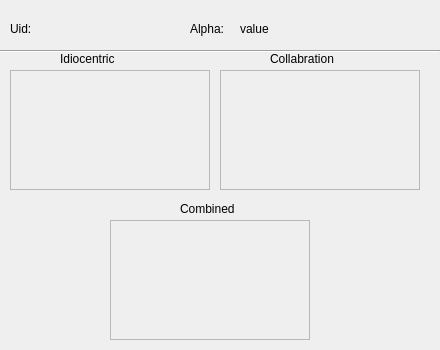
<?xml version="1.0" encoding="UTF-8"?>
<ui version="4.0">
 <class>displayy3</class>
 <widget class="QWidget" name="displayy3">
  <property name="geometry">
   <rect>
    <x>0</x>
    <y>0</y>
    <width>440</width>
    <height>350</height>
   </rect>
  </property>
  <property name="windowTitle">
   <string>Form</string>
  </property>
  <widget class="QLabel" name="label">
   <property name="geometry">
    <rect>
     <x>10</x>
     <y>20</y>
     <width>30</width>
     <height>17</height>
    </rect>
   </property>
   <property name="text">
    <string>Uid:</string>
   </property>
  </widget>
  <widget class="Line" name="line">
   <property name="geometry">
    <rect>
     <x>0</x>
     <y>50</y>
     <width>440</width>
     <height>3</height>
    </rect>
   </property>
   <property name="orientation">
    <enum>Qt::Horizontal</enum>
   </property>
  </widget>
  <widget class="QLabel" name="label_2">
   <property name="geometry">
    <rect>
     <x>190</x>
     <y>20</y>
     <width>50</width>
     <height>17</height>
    </rect>
   </property>
   <property name="text">
    <string>Alpha:</string>
   </property>
  </widget>
  <widget class="QLabel" name="alphavalue">
   <property name="geometry">
    <rect>
     <x>240</x>
     <y>20</y>
     <width>40</width>
     <height>17</height>
    </rect>
   </property>
   <property name="text">
    <string>value</string>
   </property>
  </widget>
  <widget class="QLabel" name="label_4">
   <property name="geometry">
    <rect>
     <x>60</x>
     <y>50</y>
     <width>80</width>
     <height>17</height>
    </rect>
   </property>
   <property name="text">
    <string>Idiocentric </string>
   </property>
  </widget>
  <widget class="QScrollArea" name="scrollArea">
   <property name="geometry">
    <rect>
     <x>10</x>
     <y>70</y>
     <width>200</width>
     <height>120</height>
    </rect>
   </property>
   <property name="widgetResizable">
    <bool>true</bool>
   </property>
   <widget class="QWidget" name="scrollAreaWidgetContents">
    <property name="geometry">
     <rect>
      <x>0</x>
      <y>0</y>
      <width>198</width>
      <height>118</height>
     </rect>
    </property>
   </widget>
  </widget>
  <widget class="QScrollArea" name="scrollArea_2">
   <property name="geometry">
    <rect>
     <x>220</x>
     <y>70</y>
     <width>200</width>
     <height>120</height>
    </rect>
   </property>
   <property name="widgetResizable">
    <bool>true</bool>
   </property>
   <widget class="QWidget" name="scrollAreaWidgetContents_2">
    <property name="geometry">
     <rect>
      <x>0</x>
      <y>0</y>
      <width>198</width>
      <height>118</height>
     </rect>
    </property>
   </widget>
  </widget>
  <widget class="QLabel" name="Uidvalue">
   <property name="geometry">
    <rect>
     <x>50</x>
     <y>20</y>
     <width>67</width>
     <height>17</height>
    </rect>
   </property>
   <property name="text">
    <string/>
   </property>
  </widget>
  <widget class="QLabel" name="label_3">
   <property name="geometry">
    <rect>
     <x>270</x>
     <y>50</y>
     <width>90</width>
     <height>17</height>
    </rect>
   </property>
   <property name="text">
    <string>Collabration</string>
   </property>
  </widget>
  <widget class="QScrollArea" name="scrollArea_3">
   <property name="geometry">
    <rect>
     <x>110</x>
     <y>220</y>
     <width>200</width>
     <height>120</height>
    </rect>
   </property>
   <property name="widgetResizable">
    <bool>true</bool>
   </property>
   <widget class="QWidget" name="scrollAreaWidgetContents_3">
    <property name="geometry">
     <rect>
      <x>0</x>
      <y>0</y>
      <width>198</width>
      <height>118</height>
     </rect>
    </property>
   </widget>
  </widget>
  <widget class="QLabel" name="label_5">
   <property name="geometry">
    <rect>
     <x>180</x>
     <y>200</y>
     <width>70</width>
     <height>17</height>
    </rect>
   </property>
   <property name="text">
    <string>Combined</string>
   </property>
  </widget>
 </widget>
 <resources/>
 <connections/>
</ui>
